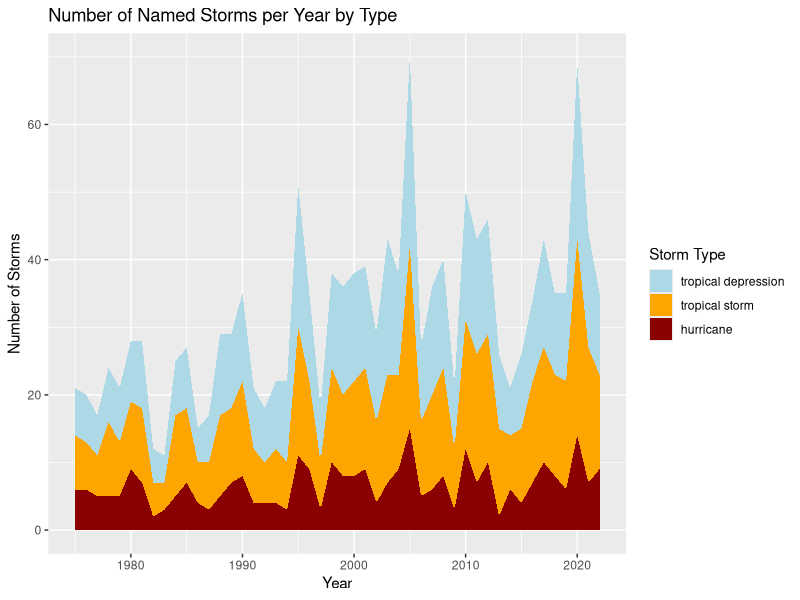
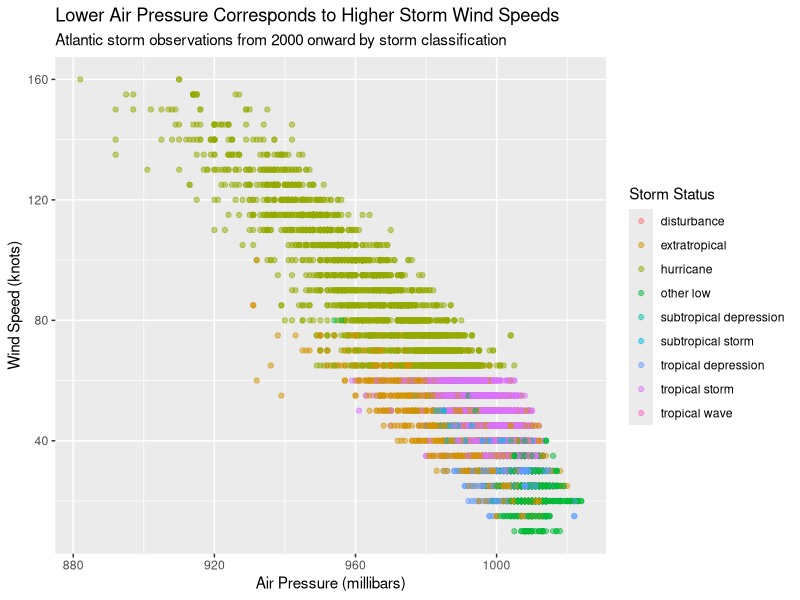

Write R code to recreate these figures, in order.
## ---- chunk 1
#| label: setup
#| message: false

library(tidyverse)
## ---- chunk 2
#| label: storms-plot

storms |>
  filter(status %in% c("tropical depression", "tropical storm", "hurricane")) |> # Keep only the three main storm types
  mutate(status = factor(status, levels = c("tropical depression", "tropical storm", "hurricane"))) |> # Order from weakest to strongest
  distinct(year, name, status) |> # Keep one row per unique storm and status in each year
  count(year, status) |> # Count the number of storms of each type per year
  complete(year, status, fill = list(n = 0)) |> # Fill missing year/status pairs with 0 for smooth stacking
  ggplot(aes(x = year, y = n, fill = status)) +
  geom_area() + # Draw a stacked area chart
  scale_fill_manual(
    values = c(
      "tropical depression" = "lightblue",
      "tropical storm" = "orange",
      "hurricane" = "darkred"
    )
  ) +
  labs(
    title = "Number of Named Storms per Year by Type",
    x = "Year",
    y = "Number of Storms",
    fill = "Storm Type"
  )
## ---- chunk 3
#| cache: true

storms_recent <- storms |> # Save the filtered and selected tibble to storms_recent
  filter(year >= 2000) |> # Keep observations from the year 2000 and later
  select(year, name, status, wind, pressure) # Keep only these five columns in order
## ---- chunk 4
#| label: pressure-wind-plot

storms_recent |>
  ggplot(aes(x = pressure, y = wind, color = status)) + # Map pressure, wind, and status color
  geom_point(alpha = 0.5) + # Use semi-transparent points to show overlapping observations
  labs(
    title = "Lower Air Pressure Corresponds to Higher Storm Wind Speeds",
    subtitle = "Atlantic storm observations from 2000 onward by storm classification",
    x = "Air Pressure (millibars)",
    y = "Wind Speed (knots)",
    color = "Storm Status"
  )
